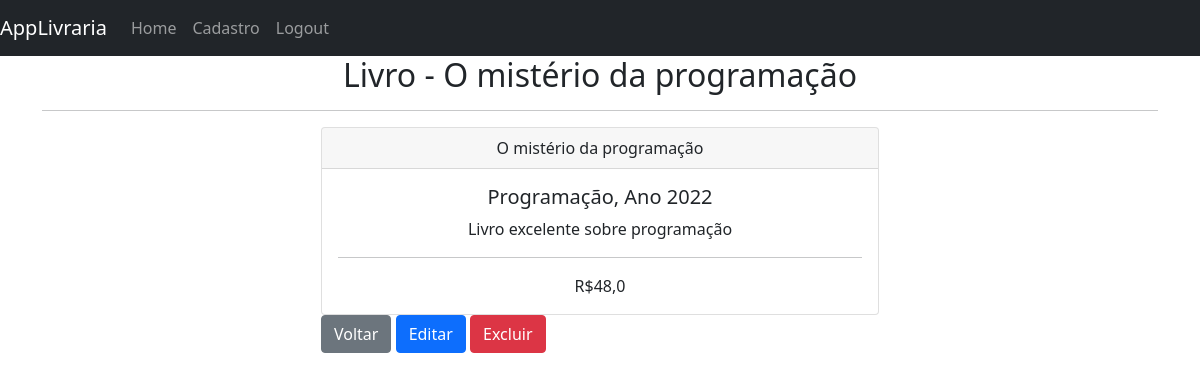
/book/1 (signed in), run on an earlier commit of the app's database.
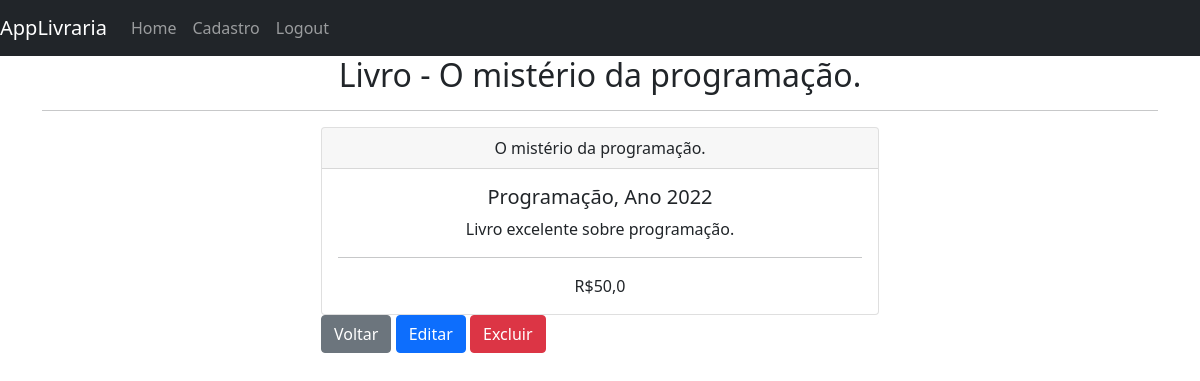
And on a later commit of the database.
### livraria/models.py (models this page shows, shortened)
class Book(models.Model):
    created_at=models.DateTimeField(auto_now_add=True) # data de criação do casdastro.
    title=models.CharField(max_length=50)
    description=models.CharField(max_length=200)
    year=models.IntegerField()
    genre=models.CharField(max_length=30)
    value=models.FloatField()

### livraria/views.py (the view)
# urls.py: path('book/<int:id>',book_detail,name='book'),
def book_detail(request,id):
    if request.user.is_authenticated:
        book=Book.objects.get(id=id) # Buscar objeto pelo id
        return render (request,'book.html',{'book':book})
    else:
        messages.error(request,'Você precisa estar logado')
        return redirect('home')

### livraria/templates/book.html
{%extends 'base.html' %}
{%block content%}
    <h2 class="text-center">Livro - {{book.title}}</h2>
    <hr>
    <div class="col-md-6 offset-md-3">
        <div class="card">
            <div class="card-header text-center">
                {{book.title}}
            </div>
            <div class="card-body text-center">
                <h5 class="card-title">{{book.genre}}, Ano {{book.year}}</h5>
                <p>{{book.description}}</p>
                <hr>
                <span>R${{book.value}}</span>
            </div>
        </div>
        <a href="{%url 'home'%}" class="btn btn-secondary">Voltar</a>
        <a href="{%url 'update_book' book.id %}" class="btn btn-primary">Editar</a>
        <a href="{%url 'delete_book' book.id %}" class="btn btn-danger">Excluir</a>
    </div>
{%endblock%}

What changed in the data, as far as the page shows it:
changed Book "Programação": title "O mistério da programação" → "O mistério da programação."; description "Livro excelente sobre programação" → "Livro excelente sobre programação."; value "48,0" → "50,0"
